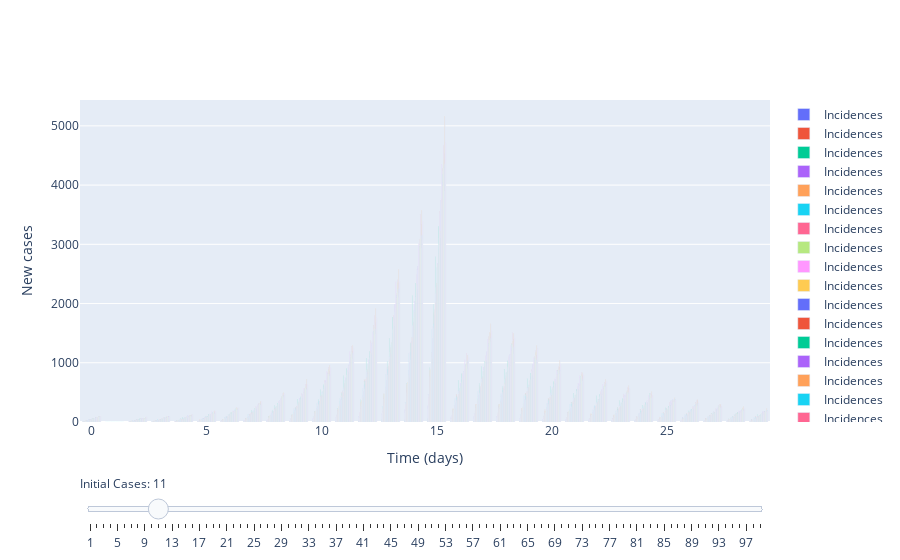

The cell this chart's notebook holds for it:
### Markdown cell above
## Sensitivity analysis

### 1. Varying initial cases

### Code cell
# Slider (initital cases)
fig = go.Figure()

# Add traces, one for each slider step
for parameters in np.arange(1, 100, 1):
    cases = m.simulate(parameters, times)
    
    fig.add_trace(
        go.Bar(
            x=times,
            y=cases,
            name='Incidences'
        )
        
#         go.Scatter(
#             visible=False,
#             line=dict(color="#00CED1", width=6),
#             name="𝜈 = " + str(step),
#             x=np.arange(0, 10, 0.01),
#             y=np.sin(step * np.arange(0, 10, 0.01)))
    )

# Make 10th trace visible
fig.data[10].visible = True

# Create and add slider
steps = []
for i in range(len(fig.data)):
    step = dict(
        method="update",
        args=[{"visible": [False] * len(fig.data)},
              {"title": "Slider switched to intial cases: " + str(np.arange(1, 100, 1)[i])}],  # layout attribute
        label = str(np.arange(1, 100, 1)[i])
    )
    step["args"][0]["visible"][i] = True  # Toggle i'th trace to "visible"
    steps.append(step)

sliders = [dict(
    active=10,
    currentvalue={"prefix": "Initial Cases: "},
    pad={"t": 50},
    steps=steps
)]

fig.update_layout(
    sliders=sliders
)

# Add axis labels
fig.update_layout(
    xaxis_title='Time (days)',
    yaxis_title='New cases'
)

fig.show()
